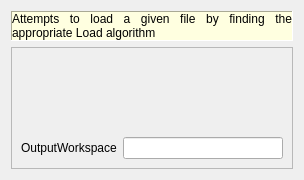
<?xml version="1.0" encoding="UTF-8"?>
<ui version="4.0">
 <class>LoadDialog</class>
 <widget class="QWidget" name="LoadDialog">
  <property name="geometry">
   <rect>
    <x>0</x>
    <y>0</y>
    <width>304</width>
    <height>180</height>
   </rect>
  </property>
  <property name="sizePolicy">
   <sizepolicy hsizetype="Minimum" vsizetype="Ignored">
    <horstretch>0</horstretch>
    <verstretch>0</verstretch>
   </sizepolicy>
  </property>
  <property name="minimumSize">
   <size>
    <width>304</width>
    <height>180</height>
   </size>
  </property>
  <property name="windowTitle">
   <string>Load Dialog</string>
  </property>
  <property name="autoFillBackground">
   <bool>false</bool>
  </property>
  <layout class="QVBoxLayout" name="dialogLayout">
   <property name="sizeConstraint">
    <enum>QLayout::SetMinAndMaxSize</enum>
   </property>
   <item>
    <widget class="QLabel" name="label_2">
     <property name="palette">
      <palette>
       <active>
        <colorrole role="Button">
         <brush brushstyle="SolidPattern">
          <color alpha="255">
           <red>255</red>
           <green>255</green>
           <blue>224</blue>
          </color>
         </brush>
        </colorrole>
        <colorrole role="Base">
         <brush brushstyle="SolidPattern">
          <color alpha="255">
           <red>255</red>
           <green>255</green>
           <blue>224</blue>
          </color>
         </brush>
        </colorrole>
        <colorrole role="Window">
         <brush brushstyle="SolidPattern">
          <color alpha="255">
           <red>255</red>
           <green>255</green>
           <blue>224</blue>
          </color>
         </brush>
        </colorrole>
       </active>
       <inactive>
        <colorrole role="Button">
         <brush brushstyle="SolidPattern">
          <color alpha="255">
           <red>255</red>
           <green>255</green>
           <blue>224</blue>
          </color>
         </brush>
        </colorrole>
        <colorrole role="Base">
         <brush brushstyle="SolidPattern">
          <color alpha="255">
           <red>255</red>
           <green>255</green>
           <blue>224</blue>
          </color>
         </brush>
        </colorrole>
        <colorrole role="Window">
         <brush brushstyle="SolidPattern">
          <color alpha="255">
           <red>255</red>
           <green>255</green>
           <blue>224</blue>
          </color>
         </brush>
        </colorrole>
       </inactive>
       <disabled>
        <colorrole role="Button">
         <brush brushstyle="SolidPattern">
          <color alpha="255">
           <red>255</red>
           <green>255</green>
           <blue>224</blue>
          </color>
         </brush>
        </colorrole>
        <colorrole role="Base">
         <brush brushstyle="SolidPattern">
          <color alpha="255">
           <red>255</red>
           <green>255</green>
           <blue>224</blue>
          </color>
         </brush>
        </colorrole>
        <colorrole role="Window">
         <brush brushstyle="SolidPattern">
          <color alpha="255">
           <red>255</red>
           <green>255</green>
           <blue>224</blue>
          </color>
         </brush>
        </colorrole>
       </disabled>
      </palette>
     </property>
     <property name="autoFillBackground">
      <bool>false</bool>
     </property>
     <property name="styleSheet">
      <string notr="true">background-color: rgb(255, 255, 224);</string>
     </property>
     <property name="frameShape">
      <enum>QFrame::Panel</enum>
     </property>
     <property name="frameShadow">
      <enum>QFrame::Sunken</enum>
     </property>
     <property name="text">
      <string>Attempts to load a given file by finding the appropriate Load algorithm</string>
     </property>
     <property name="alignment">
      <set>Qt::AlignJustify|Qt::AlignVCenter</set>
     </property>
     <property name="wordWrap">
      <bool>true</bool>
     </property>
     <property name="margin">
      <number>2</number>
     </property>
    </widget>
   </item>
   <item>
    <widget class="QScrollArea" name="scrollArea">
     <property name="horizontalScrollBarPolicy">
      <enum>Qt::ScrollBarAlwaysOff</enum>
     </property>
     <property name="widgetResizable">
      <bool>true</bool>
     </property>
     <widget class="QWidget" name="scrollAreaWidgetContents">
      <property name="geometry">
       <rect>
        <x>0</x>
        <y>0</y>
        <width>284</width>
        <height>122</height>
       </rect>
      </property>
      <property name="sizePolicy">
       <sizepolicy hsizetype="Ignored" vsizetype="Ignored">
        <horstretch>0</horstretch>
        <verstretch>0</verstretch>
       </sizepolicy>
      </property>
      <layout class="QVBoxLayout" name="propertyLayout">
       <property name="sizeConstraint">
        <enum>QLayout::SetMinAndMaxSize</enum>
       </property>
       <item>
        <widget class="MantidQt::MantidWidgets::MWRunFiles" name="fileWidget" native="true">
         <property name="sizePolicy">
          <sizepolicy hsizetype="Preferred" vsizetype="Preferred">
           <horstretch>0</horstretch>
           <verstretch>0</verstretch>
          </sizepolicy>
         </property>
         <property name="minimumSize">
          <size>
           <width>0</width>
           <height>0</height>
          </size>
         </property>
         <property name="label" stdset="0">
          <string>File</string>
         </property>
         <property name="multipleFiles" stdset="0">
          <bool>true</bool>
         </property>
         <property name="extsAsSingleOption" stdset="0">
          <bool>true</bool>
         </property>
         <property name="algorithmAndProperty" stdset="0">
          <string>Load|Filename</string>
         </property>
        </widget>
       </item>
       <item>
        <layout class="QHBoxLayout" name="workspaceLayout">
         <item>
          <widget class="QLabel" name="label">
           <property name="text">
            <string>OutputWorkspace</string>
           </property>
          </widget>
         </item>
         <item>
          <widget class="QLineEdit" name="workspaceEdit"/>
         </item>
        </layout>
       </item>
      </layout>
     </widget>
    </widget>
   </item>
  </layout>
 </widget>
 <customwidgets>
  <customwidget>
   <class>MantidQt::MantidWidgets::MWRunFiles</class>
   <extends>QWidget</extends>
   <header>MantidQtMantidWidgets/MWRunFiles.h</header>
  </customwidget>
 </customwidgets>
 <resources/>
 <connections/>
</ui>
